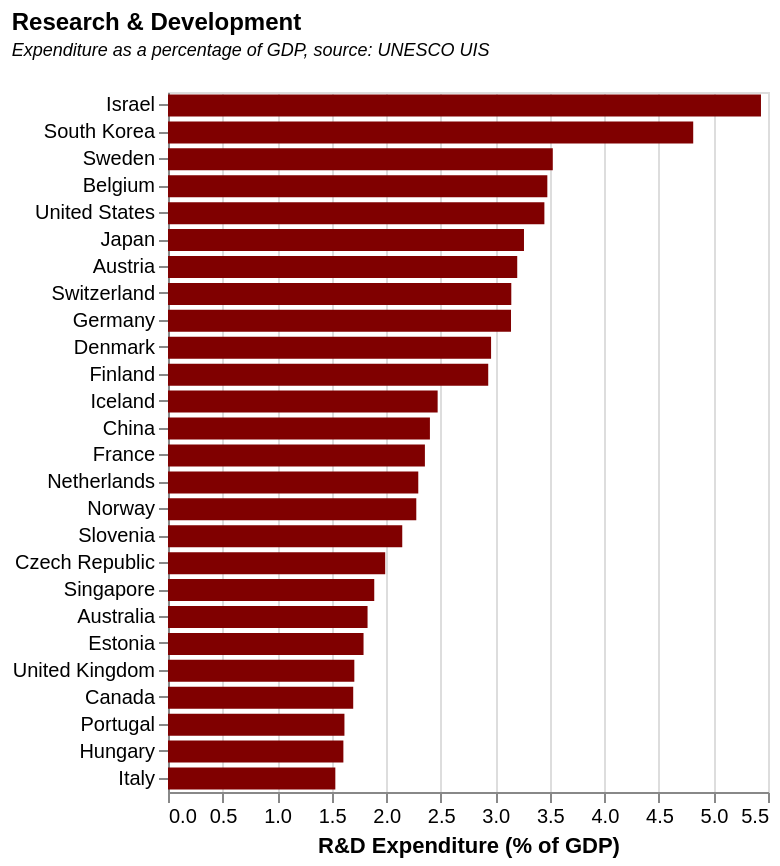

Write the Vega-Lite specification saved for this chart.
### Vega-Lite specification from a JSON file in a GitHub repository (floating-point values rounded to 4 significant figures; data arrays with more than 128 entries replaced by an {"elided": "..."} marker saying what was removed)
{"$schema": "https://vega.github.io/schema/vega-lite/v5.json", "description": "Gross domestic expenditure on R&D (GERD) as a percentage of GDP. Data contains most recent available value for each country, along with the GDP per capita (PPP international $) and population values for that respective year, both from the World Bank", "title": {"text": "Research & Development", "fontSize": 12, "anchor": "start", "subtitle": ["Expenditure as a percentage of GDP, source: UNESCO UIS", ""], "subtitleFontStyle": "italic", "subtitleFontSize": 9}, "height": 350, "width": 300, "data": {"values": {"elided": "136 records"}}, "transform": [{"filter": "datum['R&D Expenditure (% of GDP)'] > 1.5"}], "mark": {"type": "bar", "color": "rgb(128,0,0)", "height": 11}, "encoding": {"y": {"field": "Country", "type": "nominal", "title": null, "sort": "-x"}, "x": {"field": "R&D Expenditure (% of GDP)", "type": "quantitative"}, "tooltip": [{"field": "Country", "type": "nominal"}, {"field": "Year", "type": "nominal"}, {"field": "R&D Expenditure (% of GDP)", "type": "quantitative", "title": "Expenditure as % of GDP", "format": ".3"}, {"field": "GDP per capita (PPP)", "type": "quantitative", "format": "$,d"}]}}
